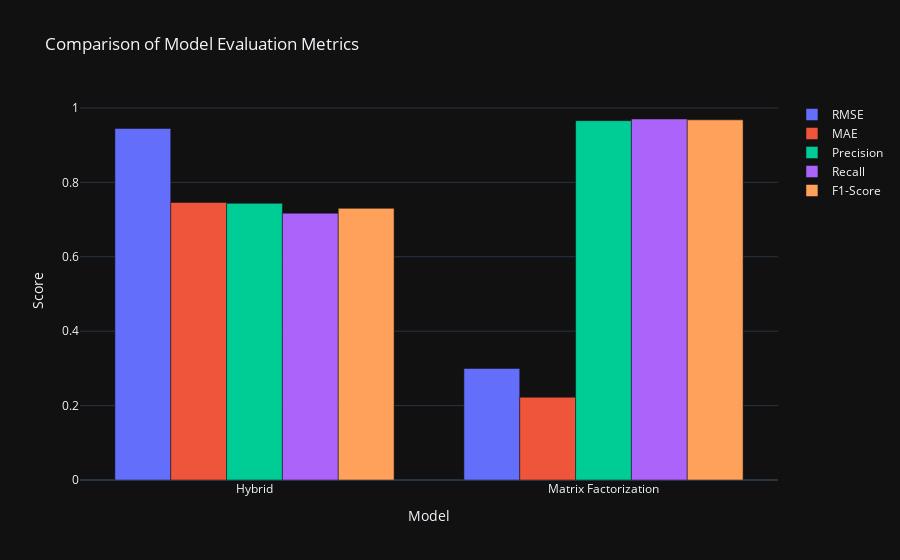

The notebook cell saved with this chart:
### Markdown cell above
## Comparing the Perfomances of Both the Models

### Code cell
import pandas as pd
import plotly.graph_objects as go

# Define the evaluation metrics for the two models
hybrid_metrics = {
    'Model': 'Hybrid',
    'RMSE': rmse2,
    'MAE': mae2,
    'Precision': precision2,
    'Recall': recall2,
    'F1-Score': f12
}

matrixf_metrics = {
    'Model': 'Matrix Factorization',
    'RMSE': rmse1,
    'MAE': mae1,
    'Precision': precision1,
    'Recall': recall1,
    'F1-Score': f11
}

# Create a DataFrame to store the metrics
metrics_df = pd.DataFrame([hybrid_metrics, matrixf_metrics])

# Print the DataFrame
print(metrics_df)

# Create a grouped bar chart to compare the models
fig = go.Figure()

metrics = ['RMSE', 'MAE', 'Precision', 'Recall', 'F1-Score']

for metric in metrics:
    fig.add_trace(go.Bar(
        x=metrics_df['Model'],
        y=metrics_df[metric],
        name=metric
    ))

# Customize the layout
fig.update_layout(
    title="Comparison of Model Evaluation Metrics",
    xaxis_title="Model",
    yaxis_title="Score",
    barmode='group',
    template="plotly_dark"
)

# Show the plot
fig.show()

### Figure 1 — Plotly figure (JSON) as saved in the notebook; plotly's stock layout.template omitted (floating-point values rounded to 4 significant figures)
{"data": [{"name": "RMSE", "type": "bar", "x": ["Hybrid", "Matrix Factorization"], "y": [0.9449, 0.2998]}, {"name": "MAE", "type": "bar", "x": ["Hybrid", "Matrix Factorization"], "y": [0.7459, 0.2225]}, {"name": "Precision", "type": "bar", "x": ["Hybrid", "Matrix Factorization"], "y": [0.7436, 0.9658]}, {"name": "Recall", "type": "bar", "x": ["Hybrid", "Matrix Factorization"], "y": [0.7171, 0.9703]}, {"name": "F1-Score", "type": "bar", "x": ["Hybrid", "Matrix Factorization"], "y": [0.7301, 0.9681]}], "layout": {"autosize": true, "barmode": "group", "title": {"text": "Comparison of Model Evaluation Metrics"}, "xaxis": {"autorange": true, "range": [-0.5, 1.5], "title": {"text": "Model"}, "type": "category"}, "yaxis": {"autorange": true, "range": [0, 1.021], "title": {"text": "Score"}, "type": "linear"}}}
